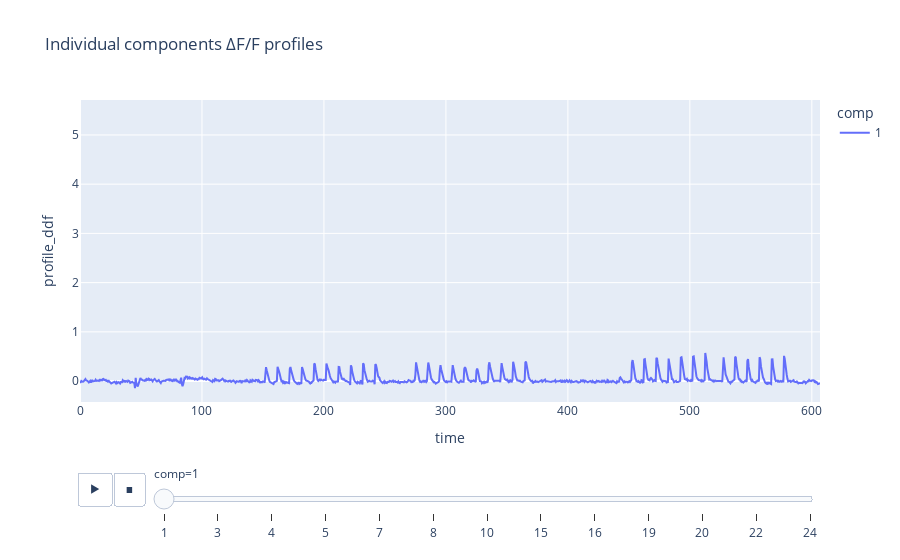

Notebook code for this chart:
### Markdown cell above
#### Data uploading

### Code cell
samp_name = 'A0005'
samp_path = os.path.join(''.join(sys.path[0].split('neuro')), 'data_neuro', samp_name)

# sample YAML metadata file uploading
with open(f'{samp_path}/{samp_name}_meta.yaml') as f:
    samp_meta = yaml.safe_load(f)

# sample data frame uploading
pre_df = pd.read_csv(f'{samp_path}/{samp_name}_pre_comp_df.csv')
pre_arr, _ = norm_prof_to_arr(pre_df)
print(pre_arr.shape)
print(pre_df.head())
ctrl_plot(pre_df)

# post_path = f'{samp_path}/{samp_name}_post_comp.csv'


# time parameters (from meta file)
total_reg_t = samp_meta['Reg_time']
frame_time = total_reg_t / max(pre_df['indx'])
time_line = np.linspace(0, total_reg_t, num=max(pre_df['indx'])+1)

# treatment parameters (from meta file)
treatment_dict = {}
for samp in samp_meta['Events']:
    treat_name = f"{samp['Type']}_{samp['Freq']}"
    start_time = samp['Time']/1000
    end_time = start_time + samp['Duration']
    treatment_dict.update({treat_name:[start_time, end_time]})
for k,v in treatment_dict.items():
    print(k, ':', np.around(v, 1))

application_lines_dict = {t:np.linspace(treatment_dict[t][0], treatment_dict[t][1]) for t in treatment_dict}

### Figure 1 — Plotly figure (JSON) as saved in the notebook; plotly's stock layout.template omitted (floating-point values rounded to 4 significant figures; data arrays with more than 128 entries replaced by an {"elided": "..."} marker saying what was removed)
{"data": [{"hovertemplate": "comp=1<br>time=%{x}<br>profile_ddf=%{y}<extra></extra>", "legendgroup": "1", "line": {"color": "#636efa", "dash": "solid"}, "marker": {"symbol": "circle"}, "mode": "lines", "name": "1", "orientation": "v", "showlegend": true, "type": "scatter", "x": {"elided": "1091 float values"}, "xaxis": "x", "y": {"elided": "1091 float values"}, "yaxis": "y"}], "layout": {"legend": {"title": {"text": "comp"}, "tracegroupgap": 0}, "sliders": [{"active": 0, "currentvalue": {"prefix": "comp="}, "len": 0.9, "pad": {"b": 10, "t": 60}, "steps": [{"args": [["1"], {"frame": {"duration": 0, "redraw": false}, "fromcurrent": true, "mode": "immediate", "transition": {"duration": 0, "easing": "linear"}}], "label": "1", "method": "animate"}, {"args": [["3"], {"frame": {"duration": 0, "redraw": false}, "fromcurrent": true, "mode": "immediate", "transition": {"duration": 0, "easing": "linear"}}], "label": "3", "method": "animate"}, {"args": [["4"], {"frame": {"duration": 0, "redraw": false}, "fromcurrent": true, "mode": "immediate", "transition": {"duration": 0, "easing": "linear"}}], "label": "4", "method": "animate"}, {"args": [["5"], {"frame": {"duration": 0, "redraw": false}, "fromcurrent": true, "mode": "immediate", "transition": {"duration": 0, "easing": "linear"}}], "label": "5", "method": "animate"}, {"args": [["7"], {"frame": {"duration": 0, "redraw": false}, "fromcurrent": true, "mode": "immediate", "transition": {"duration": 0, "easing": "linear"}}], "label": "7", "method": "animate"}, {"args": [["8"], {"frame": {"duration": 0, "redraw": false}, "fromcurrent": true, "mode": "immediate", "transition": {"duration": 0, "easing": "linear"}}], "label": "8", "method": "animate"}, {"args": [["10"], {"frame": {"duration": 0, "redraw": false}, "fromcurrent": true, "mode": "immediate", "transition": {"duration": 0, "easing": "linear"}}], "label": "10", "method": "animate"}, {"args": [["15"], {"frame": {"duration": 0, "redraw": false}, "fromcurrent": true, "mode": "immediate", "transition": {"duration": 0, "easing": "linear"}}], "label": "15", "method": "animate"}, {"args": [["16"], {"frame": {"duration": 0, "redraw": false}, "fromcurrent": true, "mode": "immediate", "transition": {"duration": 0, "easing": "linear"}}], "label": "16", "method": "animate"}, {"args": [["19"], {"frame": {"duration": 0, "redraw": false}, "fromcurrent": true, "mode": "immediate", "transition": {"duration": 0, "easing": "linear"}}], "label": "19", "method": "animate"}, {"args": [["20"], {"frame": {"duration": 0, "redraw": false}, "fromcurrent": true, "mode": "immediate", "transition": {"duration": 0, "easing": "linear"}}], "label": "20", "method": "animate"}, {"args": [["22"], {"frame": {"duration": 0, "redraw": false}, "fromcurrent": true, "mode": "immediate", "transition": {"duration": 0, "easing": "linear"}}], "label": "22", "method": "animate"}, {"args": [["24"], {"frame": {"duration": 0, "redraw": false}, "fromcurrent": true, "mode": "immediate", "transition": {"duration": 0, "easing": "linear"}}], "label": "24", "method": "animate"}], "x": 0.1, "xanchor": "left", "y": 0, "yanchor": "top"}], "title": {"text": "Individual components ΔF/F profiles"}, "updatemenus": [{"buttons": [{"args": [null, {"frame": {"duration": 500, "redraw": false}, "fromcurrent": true, "mode": "immediate", "transition": {"duration": 500, "easing": "linear"}}], "label": "&#9654;", "method": "animate"}, {"args": [[null], {"frame": {"duration": 0, "redraw": false}, "fromcurrent": true, "mode": "immediate", "transition": {"duration": 0, "easing": "linear"}}], "label": "&#9724;", "method": "animate"}], "direction": "left", "pad": {"r": 10, "t": 70}, "showactive": false, "type": "buttons", "x": 0.1, "xanchor": "right", "y": 0, "yanchor": "top"}], "xaxis": {"anchor": "y", "domain": [0, 1], "title": {"text": "time"}}, "yaxis": {"anchor": "x", "domain": [0, 1], "range": [-0.425, 5.71], "title": {"text": "profile_ddf"}}}}
